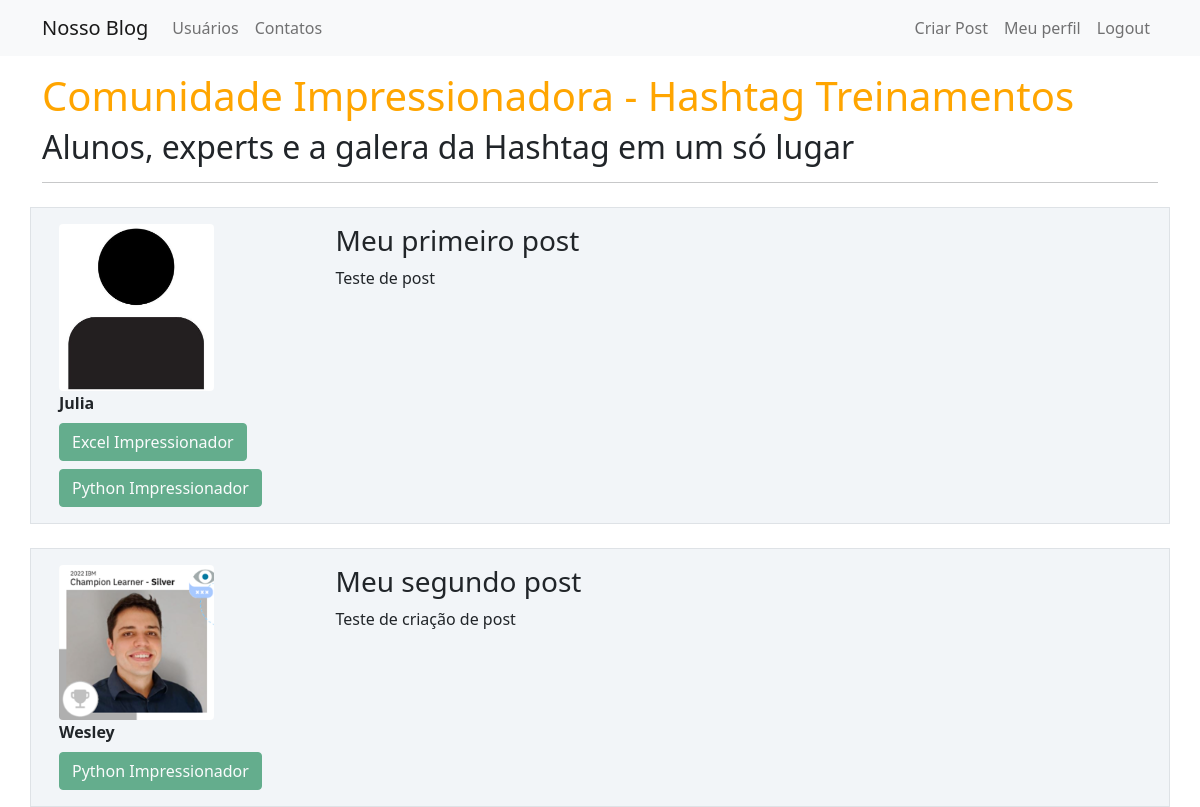
Screenshot of / (signed in) with the database file from the repository.
### comunidadeimpressionadora/models.py (models this page shows)
class Post(database.Model):
    id = database.Column(database.Integer, primary_key=True)
    titulo = database.Column(database.String, nullable=False)
    corpo = database.Column(database.Text, nullable=False)
    data_criacao = database.Column(database.DateTime, nullable=False, default=datetime.utcnow)
    id_usuario = database.Column(database.Integer, database.ForeignKey('usuario.id'), nullable=False)

class Usuario(database.Model, UserMixin):
    id = database.Column(database.Integer, primary_key=True)
    username = database.Column(database.String, nullable=False)
    email = database.Column(database.String, nullable=False, unique=True)
    senha = database.Column(database.String, nullable=False)
    foto_perfil = database.Column(database.String, default='default.jpg')
    post = database.relationship('Post', backref='autor', lazy=True)
    cursos = database.Column(database.String, nullable=False, default='Não Informado')

### comunidadeimpressionadora/routes.py (the view)
@app.route('/')
def home():
    posts = Post.query.all()
    return render_template('home.html', posts=posts)

### comunidadeimpressionadora/models.py (called while the page is built)
@login_manager.user_loader
def load_usuario(id_usuario):
    return Usuario.query.get(int(id_usuario))

### comunidadeimpressionadora/templates/home.html
{% extends 'base.html' %}
{% block body %}
    <div class="container mt-3">
        <h1 style="color: orange">Comunidade Impressionadora - Hashtag Treinamentos</h1>
        <h2>Alunos, experts e a galera da Hashtag em um só lugar</h2>
        <hr>
        {% for post in posts %}
            <div class="row border mt-4 p-3 meupost">
                <div class="col col-3">
                    <div class="image pe-2">
                        <img src="{{ url_for('static', filename='profile_images/{}'.format(post.autor.foto_perfil)) }}" class="rounded" width="155" >
                    </div>
                    <strong>{{ post.autor.username }}</strong>
                    <div class="row justify-content-center">
                        <div>
                            {% if post.autor.cursos %}
                                {% for curso in post.autor.cursos.split(';') %}
                                <button type="button" class="btn btn-success mt-2" disabled>{{ curso }}</button>
                                {% endfor %}
                            {% else %}
                                <p> Nenhum curso cadastrado </p>
                            {% endif %}
                        </div>
                    </div>
                </div>
                <div class="col col-9">
                    <h3>{{ post.titulo }}</h3>
                    <p>{{ post.corpo }}</p>
                </div>
            </div>
        {% endfor %}
    </div>
{% endblock %}

### comunidadeimpressionadora/static/main.css (style rules this page uses)
.meupost { background: #f2f5f8 !important; }

### rows the page displays
Post: foto_perfil (placeholder picture), autor.username "Julia", curso "Excel Impressionador" "Python Impressionador", titulo "Meu primeiro post", corpo "Teste de post"
Post: foto_perfil (picture), autor.username "Wesley", titulo "Meu segundo post", corpo "Teste de criação de post"
Usuario: cursos "Python Impressionador"
